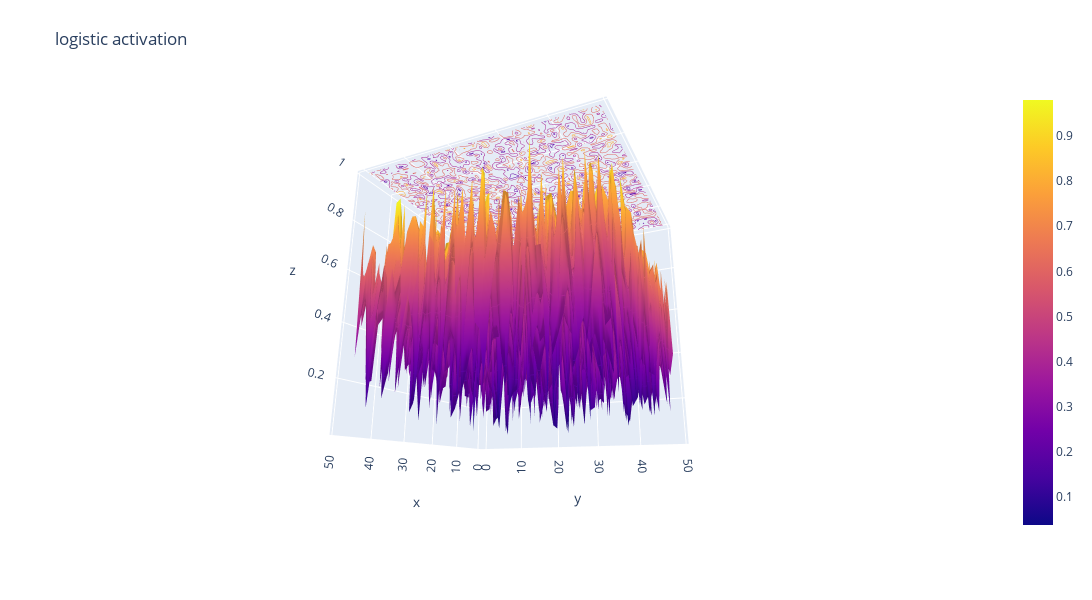

The code cell stored with this chart in its notebook:
### Code cell
fig = go.Figure(data=[go.Surface(z=activated_x2d.numpy())])
fig.update_traces(contours_z=dict(show=True, usecolormap=True,
                                  highlightcolor="limegreen", project_z=True))
fig.update_layout(title='logistic activation', autosize=False,
                  scene_camera_eye=dict(x=1.87, y=0.88, z=-0.64),
                  width=1200, height=600,
                  margin=dict(l=65, r=50, b=65, t=90)
)

fig.write_html('../../images/activation/sig-bi-act.html')

fig.show()

### Figure 1 — Plotly figure (JSON) as saved in the notebook; plotly's stock layout.template omitted (floating-point values rounded to 4 significant figures; data arrays with more than 128 entries replaced by an {"elided": "..."} marker saying what was removed)
{"data": [{"z": {"elided": "50x50 float values"}, "type": "surface", "contours": {"z": {"project": {"z": true}, "highlightcolor": "limegreen", "show": true, "usecolormap": true}}}], "layout": {"scene": {"camera": {"eye": {"x": 1.87, "y": 0.88, "z": -0.64}}}, "margin": {"l": 65, "r": 50, "b": 65, "t": 90}, "title": {"text": "logistic activation"}, "autosize": false, "width": 1200, "height": 600}}
